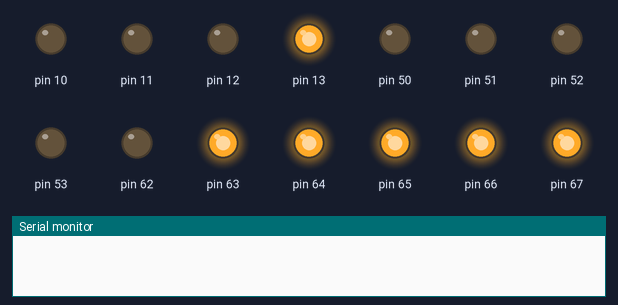
A sketch run on a simulated Arduino Mega 2560, built with avr-gcc and run on an emulated ATmega2560. On the bench: output pins drawn as LEDs (lit = HIGH), the last lines printed to the serial monitor.

Above: at 0.07 s.
At 0.74 s:
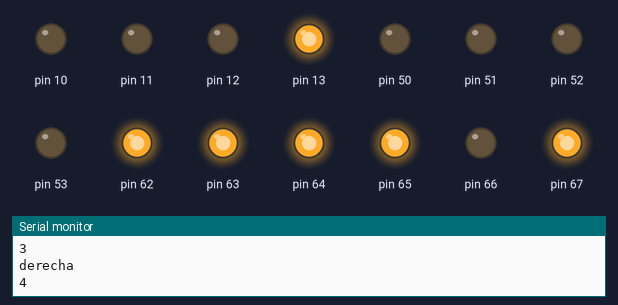
At 1.27 s:
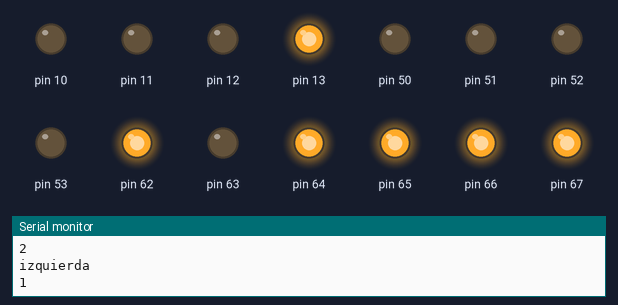
At 2.02 s:
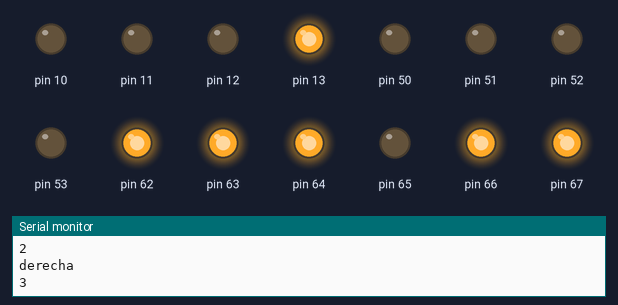
At 3.38 s:
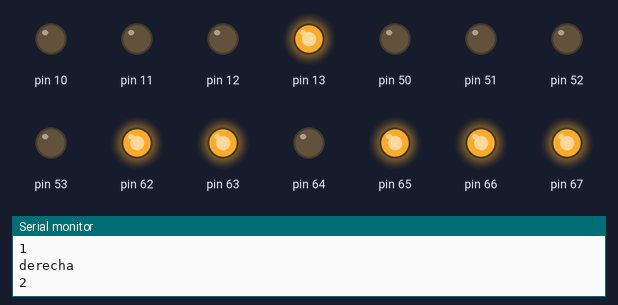
Timing chart, 0 to 3.7 s (numbered marks = the images above):
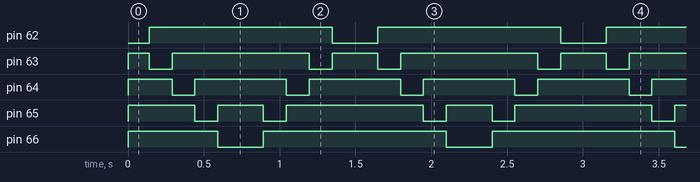

The sketch:

LevelSpeed.ino
```cpp
#include <avr/interrupt.h>
#define COL PORTK
#define PLAYER PORTB

const int nivel[5]={15,12,10,8,6};
volatile int ContadorDeNivel=0;
volatile int pos=0;
volatile bool dir=0;

void setup() {
  DDRB=255;
  PLAYER=128;
  DDRK=255;
  COL=254;
  Serial.begin(9600);
  cli();                              //deshabilito temporalmente las interrupciones
  TCCR3A=0;                           //limpiamos los registros de control
  TCCR3B=0;                           //del timer 1

//OCR3A=1562;//Este valor es de prueba para arreglar el desplazamiento
  OCR3A=156;
  TCCR3B|=(1<<WGM12);
  TCCR3B|=(1<<CS10);
  TCCR3B|=(1<<CS12);


  TIMSK3|=(1<<OCIE3A);                  //enciendo el timer1

  sei();                              //activamos las interrupciones

}

void loop() {

}

ISR(TIMER3_COMPA_vect){             //Funcion de Shift
  ContadorDeNivel++;                //Se aumenta el contador de Shifteo
  if(ContadorDeNivel==nivel[0]){    //Si matchea con la velocidad del nivel correspondiente
    PLAYER|=128;                        //Se prende la primer fila de la matriz (fila del jugador)
    if(dir){                        //Depende la direccion
      Serial.println("izquierda");
      if(pos>0)pos--;               //Se baja el valor de pos(columna de posicion) del jugador moviendolo a la izquierda
      else dir=0;                   //Cuando llega a 0 se invierte dir
      Serial.println(pos);
    }
    else{
      Serial.println("derecha");
      if(pos<4)pos++;               //Se aumenta el valor de pos(columna de posicion) del jugador moviendolo a la derecha
      else dir=1;                   //Cuando llega a 4 se invierte dir
      Serial.println(pos);
    }
    COL=~(1<<pos);                  //Luego de hacer la suma o resta correspondiente se muestra la posicion en la matriz
    ContadorDeNivel=0;              //Y se resetea el contador de Shifteo
  }
}
```

Measured:
- by itself, pin 62, pin 66: alternates HIGH for 1.2 s and LOW for 0.30 s
- by itself, pin 63: repeats every 1.5 s: HIGH 0.90 s, LOW 0.15 s, HIGH 0.30 s, LOW 0.15 s
- by itself, pin 64: alternates HIGH for 0.60 s and LOW for 0.15 s
- by itself, pin 65: repeats every 1.5 s: HIGH 0.30 s, LOW 0.15 s, HIGH 0.90 s, LOW 0.15 s
